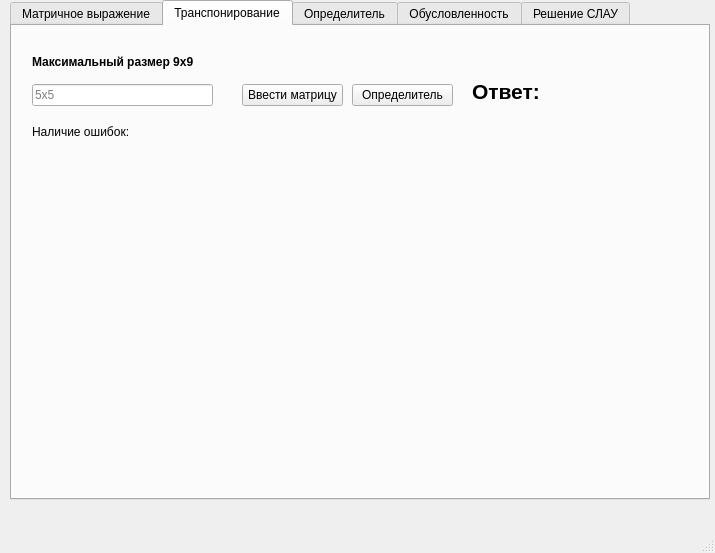
<?xml version="1.0" encoding="UTF-8"?>
<ui version="4.0">
 <class>MainWindow</class>
 <widget class="QMainWindow" name="MainWindow">
  <property name="geometry">
   <rect>
    <x>0</x>
    <y>0</y>
    <width>715</width>
    <height>553</height>
   </rect>
  </property>
  <property name="minimumSize">
   <size>
    <width>715</width>
    <height>550</height>
   </size>
  </property>
  <property name="windowTitle">
   <string>Матричный калькулятор</string>
  </property>
  <widget class="QWidget" name="centralwidget">
   <widget class="QTabWidget" name="tabWidget">
    <property name="geometry">
     <rect>
      <x>10</x>
      <y>0</y>
      <width>700</width>
      <height>500</height>
     </rect>
    </property>
    <property name="minimumSize">
     <size>
      <width>700</width>
      <height>500</height>
     </size>
    </property>
    <property name="currentIndex">
     <number>1</number>
    </property>
    <widget class="QWidget" name="tab1">
     <attribute name="title">
      <string>Матричное выражение</string>
     </attribute>
    </widget>
    <widget class="QWidget" name="tab2">
     <attribute name="title">
      <string>Транспонирование</string>
     </attribute>
     <widget class="QLineEdit" name="lineEdit_2">
      <property name="geometry">
       <rect>
        <x>20</x>
        <y>58</y>
        <width>181</width>
        <height>22</height>
       </rect>
      </property>
      <property name="minimumSize">
       <size>
        <width>181</width>
        <height>22</height>
       </size>
      </property>
      <property name="accessibleDescription">
       <string/>
      </property>
      <property name="inputMask">
       <string/>
      </property>
      <property name="placeholderText">
       <string>5x5</string>
      </property>
     </widget>
     <widget class="QLabel" name="label_4">
      <property name="geometry">
       <rect>
        <x>460</x>
        <y>40</y>
        <width>171</width>
        <height>51</height>
       </rect>
      </property>
      <property name="font">
       <font>
        <pointsize>16</pointsize>
        <weight>75</weight>
        <bold>true</bold>
       </font>
      </property>
      <property name="text">
       <string>Ответ: </string>
      </property>
     </widget>
     <widget class="QLabel" name="label_5">
      <property name="geometry">
       <rect>
        <x>20</x>
        <y>28</y>
        <width>181</width>
        <height>16</height>
       </rect>
      </property>
      <property name="minimumSize">
       <size>
        <width>181</width>
        <height>16</height>
       </size>
      </property>
      <property name="font">
       <font>
        <weight>75</weight>
        <italic>false</italic>
        <bold>true</bold>
        <underline>false</underline>
       </font>
      </property>
      <property name="text">
       <string>Максимальный размер 9х9</string>
      </property>
     </widget>
     <widget class="QLabel" name="label_6">
      <property name="geometry">
       <rect>
        <x>20</x>
        <y>98</y>
        <width>211</width>
        <height>16</height>
       </rect>
      </property>
      <property name="text">
       <string>Наличие ошибок: </string>
      </property>
     </widget>
     <widget class="QPushButton" name="pushButton_3">
      <property name="geometry">
       <rect>
        <x>230</x>
        <y>58</y>
        <width>101</width>
        <height>22</height>
       </rect>
      </property>
      <property name="acceptDrops">
       <bool>false</bool>
      </property>
      <property name="text">
       <string>Ввести матрицу</string>
      </property>
     </widget>
     <widget class="QPushButton" name="pushButton_4">
      <property name="geometry">
       <rect>
        <x>340</x>
        <y>58</y>
        <width>101</width>
        <height>22</height>
       </rect>
      </property>
      <property name="acceptDrops">
       <bool>false</bool>
      </property>
      <property name="text">
       <string>Определитель</string>
      </property>
     </widget>
    </widget>
    <widget class="QWidget" name="tab3">
     <attribute name="title">
      <string>Определитель</string>
     </attribute>
     <widget class="QLabel" name="label">
      <property name="geometry">
       <rect>
        <x>20</x>
        <y>30</y>
        <width>181</width>
        <height>16</height>
       </rect>
      </property>
      <property name="minimumSize">
       <size>
        <width>181</width>
        <height>16</height>
       </size>
      </property>
      <property name="font">
       <font>
        <weight>75</weight>
        <italic>false</italic>
        <bold>true</bold>
        <underline>false</underline>
       </font>
      </property>
      <property name="text">
       <string>Максимальный размер 9х9</string>
      </property>
     </widget>
     <widget class="QLineEdit" name="lineEdit">
      <property name="geometry">
       <rect>
        <x>20</x>
        <y>60</y>
        <width>181</width>
        <height>22</height>
       </rect>
      </property>
      <property name="minimumSize">
       <size>
        <width>181</width>
        <height>22</height>
       </size>
      </property>
      <property name="accessibleDescription">
       <string/>
      </property>
      <property name="inputMask">
       <string/>
      </property>
      <property name="placeholderText">
       <string>5x5</string>
      </property>
     </widget>
     <widget class="QPushButton" name="pushButton">
      <property name="geometry">
       <rect>
        <x>230</x>
        <y>60</y>
        <width>101</width>
        <height>22</height>
       </rect>
      </property>
      <property name="acceptDrops">
       <bool>false</bool>
      </property>
      <property name="text">
       <string>Ввести матрицу</string>
      </property>
     </widget>
     <widget class="QPushButton" name="pushButton_2">
      <property name="geometry">
       <rect>
        <x>340</x>
        <y>60</y>
        <width>101</width>
        <height>22</height>
       </rect>
      </property>
      <property name="acceptDrops">
       <bool>false</bool>
      </property>
      <property name="text">
       <string>Определитель</string>
      </property>
     </widget>
     <widget class="QLabel" name="label_2">
      <property name="geometry">
       <rect>
        <x>460</x>
        <y>42</y>
        <width>171</width>
        <height>51</height>
       </rect>
      </property>
      <property name="font">
       <font>
        <pointsize>16</pointsize>
        <weight>75</weight>
        <bold>true</bold>
       </font>
      </property>
      <property name="text">
       <string>Ответ: </string>
      </property>
     </widget>
     <widget class="QLabel" name="label_3">
      <property name="geometry">
       <rect>
        <x>20</x>
        <y>100</y>
        <width>211</width>
        <height>16</height>
       </rect>
      </property>
      <property name="text">
       <string>Наличие ошибок: </string>
      </property>
     </widget>
    </widget>
    <widget class="QWidget" name="tab4">
     <attribute name="title">
      <string>Обусловленность</string>
     </attribute>
    </widget>
    <widget class="QWidget" name="tab5">
     <attribute name="title">
      <string>Решение СЛАУ</string>
     </attribute>
    </widget>
   </widget>
  </widget>
  <widget class="QMenuBar" name="menubar">
   <property name="geometry">
    <rect>
     <x>0</x>
     <y>0</y>
     <width>715</width>
     <height>26</height>
    </rect>
   </property>
  </widget>
  <widget class="QStatusBar" name="statusbar">
   <property name="enabled">
    <bool>true</bool>
   </property>
  </widget>
 </widget>
 <resources/>
 <connections/>
</ui>
